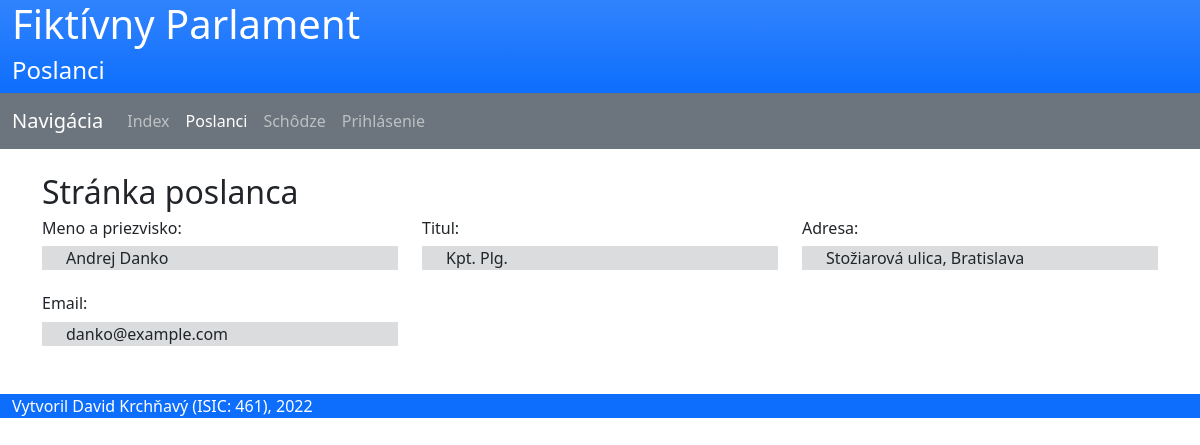
The page /poslanci.php?poslanec_id=7 on the database its author committed.
### tables this page shows
CREATE TABLE `osobne_udaje` (
  `id` int(11) NOT NULL AUTO_INCREMENT,
  `id_previerka` int(11) DEFAULT NULL,
  `email` varchar(50) NOT NULL,
  `titul` varchar(20) NOT NULL DEFAULT '',
  `meno` varchar(30) NOT NULL,
  `priezvisko` varchar(30) NOT NULL,
  `adresa` varchar(100) NOT NULL,
  PRIMARY KEY (`id`),
  UNIQUE KEY `email` (`email`),
  KEY `id_previerka` (`id_previerka`),
  CONSTRAINT `osobne_udaje_ibfk_3` FOREIGN KEY (`id_previerka`) REFERENCES `bezp_previerka` (`id`) ON DELETE NO ACTION ON UPDATE NO ACTION
);

### classes.php (called while the page is built, shortened)
<?php
class BezpecnostnaPrevierka
{
    private function check_database(): bool {
        return !$this->mysqli->connect_errno;
    }
}
class OsobneUdaje
{
    public function __construct(private mysqli $mysqli, public int $id=0) {
        if ($id > 0) $this->select();
    }
    private function check_database(): bool {
        return !$this->mysqli->connect_errno;
    }
    public function select(): void {
        if ($this->check_database()) {
            $stmt = $this->mysqli->prepare('SELECT * FROM osobne_udaje WHERE osobne_udaje.id=?');
            $stmt->bind_param('i', $this->id);
            $stmt->execute();
            $result = $stmt->get_result();
            if ($result->num_rows > 0) {
                $row = $result->fetch_assoc();
                $this->email = $row['email'];
                $this->titul = $row['titul'];
                $this->meno = $row['meno'];
                $this->priezvisko = $row['priezvisko'];
                $this->adresa = $row['adresa'];
            } else throw new UserNotFoundException('User with the specified id does not exist!');
        }
        else throw new Exception("Unknown error");
    }
}
class Poslanec
{
    public function __construct(private mysqli $mysqli, public int $id=0) {
        if ($id > 0) $this->select();
        $type = $mysqli->query("SHOW COLUMNS FROM poslanec WHERE Field = 'specializacia'")->fetch_assoc()['Type'];
    }
    private function check_database(): bool {
        return !$this->mysqli->connect_errno;
    }
    public function select(): void {
        if ($this->check_database()) {
            $stmt = $this->mysqli->prepare("SELECT id_udaje, id_klub, specializacia FROM poslanec WHERE poslanec.id=?");
            $stmt->bind_param('i', $this->id);
            $stmt->execute();
            $result = $stmt->get_result();
            if ($result->num_rows > 0) {
                $row = $result->fetch_assoc();
                $this->id_udaje = $row['id_udaje'];
                $this->udaje = new OsobneUdaje($this->mysqli, $this->id_udaje);
            }
            else throw new UserNotFoundException('User with the specified id does not exist!');
        }
        else throw new Exception("Unknown error");
    }
}

### poslanci.php (the view, shortened to what this page needs)
<?php
include('classes.php');
include('functions.php');
include('navbar.php');
include('database.php');
if (isset($_GET['poslanec_id'])) {
    try {
        $poslanec = new Poslanec($mysqli, $_GET['poslanec_id']);
        if ($poslanec->udaje->id_previerka != null) $bezp_prev = new BezpecnostnaPrevierka($mysqli, $poslanec->udaje->id_previerka); ?>
        <div class="container">
            <div class="row">
                <div class="col-md-12">
                    <h2>Stránka poslanca</h2>
                    <div class="row">
                        <div class="col-md-4">
                            <h6>Meno a priezvisko:</h6>
                            <div class="bg-secondary bg-opacity-25 container mb-4">
                                <?= $poslanec->udaje->meno . ' ' . $poslanec->udaje->priezvisko ?></div>
                            <h6>Email:</h6>
                            <div class="bg-secondary bg-opacity-25 container mb-4"><?= $poslanec->udaje->email ?></div>
                        </div>
                        <div class="col-md-4">
                            <h6>Titul:</h6>
                            <div class="bg-secondary bg-opacity-25 container mb-4"><?= $poslanec->udaje->titul ?: '-' ?></div>
                        </div>
                        <div class="col-md-4">
                            <h6>Adresa:</h6>
                            <div class="bg-secondary bg-opacity-25 container mb-4"><?= $poslanec->udaje->adresa ?></div>
                        </div>
                    </div>
                </div>
            </div>
        </div>
    <?php }
    catch (UserNotFoundException) {
        display_error('Zadaný poslanec sa nenašiel');
    }
}
include('footer.php'); ?>

### style.css (style rules this page uses)
html { position: relative; min-height: 100%; }

### rows shown on the page
osobne_udaje: meno "Andrej", priezvisko "Danko", email "danko@example.com", titul "Kpt. Plg.", adresa "Stožiarová ulica, Bratislava"

### other values the page prints
$title "Poslanci"
